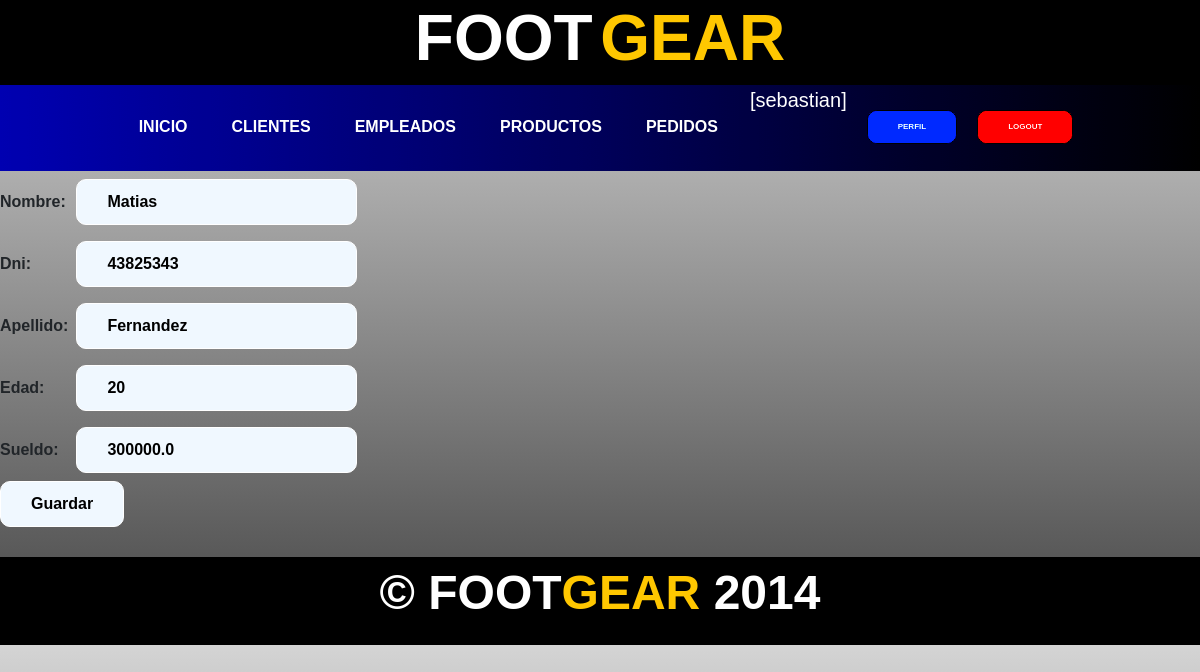
Screenshot of /empleadoUpdate/8/ (signed in) with the database file from the repository.
### aplicacion/models.py (models this page shows, shortened)
class Empleado(models.Model):
    nombre = models.CharField(max_length=50)
    apellido = models.CharField(max_length=50)
    edad = models.IntegerField()
    dni = models.IntegerField(unique=True)
    sueldo = models.FloatField()

### aplicacion/views.py (the view)
# urls.py: path('empleadoUpdate/<id_empleado>/', empleadoUpdate, name="empleado_update"),
@login_required
def empleadoUpdate(request,id_empleado):
    empleado = Empleado.objects.get(id = id_empleado)
    if request.method == "POST":
        miForm = EmpleadoForm(request.POST)
        if miForm.is_valid():
            empleado.nombre = miForm.cleaned_data.get("nombre")
            empleado.apellido = miForm.cleaned_data.get("apellido")
            empleado.edad =  miForm.cleaned_data.get("edad")
            empleado.dni = miForm.cleaned_data.get("dni")
            empleado.sueldo = miForm.cleaned_data.get("sueldo")
            empleado.save()
            return redirect(reverse_lazy('empleados'))
    else:
        miForm = EmpleadoForm(initial={'nombre': empleado.nombre, 'apellido' : empleado.apellido, 'edad' : empleado.edad , 'dni' : empleado.dni , 'sueldo': empleado.sueldo} )
    return render(request,"aplicacion/empleadoForm.html",{"form": miForm})

### aplicacion/forms.py
class EmpleadoForm(forms.Form):
    nombre = forms.CharField(max_length=50,required=True)
    dni = forms.IntegerField(required=True)
    apellido = forms.CharField(max_length=50,required=True)
    edad = forms.IntegerField(required=True)
    sueldo = forms.FloatField(required=True)

### aplicacion/templates/aplicacion/empleadoForm.html (shortened to what this page needs)
{% extends "aplicacion/index.html" %}
{% block contenido %}
<form action="" method="post">
    <table>
        {{ form.as_table }}
    </table>
    <input type="submit" value="Guardar">
</form>
{% endblock contenido %}

### aplicacion/templates/aplicacion/index.html (shortened to what this page needs)
<!DOCTYPE html>
<html lang="en">
    <head>
        {% load static %}
        <link href="https://cdn.jsdelivr.net/npm/bootstrap@5.3.3/dist/css/bootstrap.min.css" rel="stylesheet">
        <link href="{% static 'css/estilos_propios.css' %}" rel="stylesheet"/>
        <link rel="stylesheet" href="https://cdnjs.cloudflare.com/ajax/libs/font-awesome/6.4.0/css/all.min.css">
    </head>
    <body>
        <header>
            <div class="container header_container">
                <h1 class="headline">
                    <span class="white-text">FOOT</span>
                    <span class="orange-text">GEAR</span>
                </h1>
            </div>
            <div class="container navigation">
                <nav>
                    <a href="{% url 'home' %}">INICIO</a>
                    {% if user.is_authenticated %}
                        <a href="{% url 'clientes' %}">CLIENTES</a>
                        <a href="{% url 'empleados' %}">EMPLEADOS</a>
                        <a href="{% url 'productos' %}">PRODUCTOS</a>
                        <a href="{% url 'pedidos' %}">PEDIDOS</a>
                        <div>
                            <p  class="nombre_usuario">[{{user.username}}]</p>
                            <a href="{% url 'agregar_avatar' %}"><img class="avatar" src="{{request.session.avatar}}" height="40px" weight="40px"></a>
                        </div>
                            <form action="{% url 'perfil' %}">
                                <button type="submit" class="btn btn-success logout editar">PERFIL</button>
                            </form>
                        <form action="{% url 'logout' %}" method="post">
                                <button type="submit" class="btn btn-success logout">LOGOUT</button>
                            </form>
                    {% endif %}
                </nav>
            </div>
        </header>
{% block contenido%}{% endblock contenido %}
        <footer>
            <p>&copy; FOOT<span class="orange-text">GEAR</span> 2014</p>
        </footer>
    </body>
</html>

### aplicacion/static/css/estilos_propios.css (style rules this page uses)
* { padding: 0; margin: 0; box-sizing: border-box; }
body { font-family: sans-serif; background-color: #000; background: linear-gradient(#d4d4d4,#454545); }
html { scroll-behavior: smooth; }
h1 { font-size: 2.5em; }
p { font-size: 1.25em; }
button , input,#buy_button { font-size: 1em; font-weight: bold; padding: 10px 30px; border-radius: 10px; border: 1px solid #fff; color: #000; background-color: #fff; }
.container { max-width: 700px; margin: auto; }
header { background-color: rgb(0, 0, 0); flex-wrap: wrap; }
header .container { display: flex; flex-direction: column; justify-content: center; align-items: center; }
header h1 .white-text { color: white; font-weight: bold; margin-right: -10px; }
.orange-text { color: rgb(255, 199, 0); font-weight: bold; }
header nav { display: flex; flex-direction: column; text-align: center; padding-bottom: 2px; }
header div nav a { padding: 5px 12px; text-decoration: none; color: white; font-weight: bolder; }
header .navigation { background-image: linear-gradient(0deg, rgba(0, 0, 0, 0.6), rgba(0, 0, 0, 0.6)), url(../assets/img/75496e55be60c1cbf480d6e76bd11ec4.jpg); filter: saturate(2); background-position: center center; background-repeat: no-repeat; background-size: cover; }
.logout { margin-top: 25px; background-color:rgb(219, 0, 0); color: rgb(255, 255, 255); font-size: 0.5em; font-weight: bold; padding: 10px 30px; border-radius: 10px; border: 1px solid black; }
.nombre_usuario { color: #ffffff; margin-right: 20px; margin-bottom: 10px; }
.editar { margin-right: 20px; background-color:rgb(0, 44, 219); font-size: 0.5em; }
footer { margin-top: 30px; background-color: #000000; display: flex; flex-direction: column; justify-items: center; align-items: center; }
footer p { font-weight: bold; color: white; }
td { padding: 8px; }
input { background-color: aliceblue; color: #000000; }
@media (min-width: 775px) { body { background: linear-gradient(#d4d4d4,#454545); background-position: center center; background-repeat: repeat; background-size: cover; } }
@media (min-width: 775px) { header .container { max-width: none; background: #000; } }
@media (min-width: 775px) { header nav { flex-direction: row; justify-content: space-around; } }
@media (min-width: 775px) { header .navigation { background-image: none; background-color: transparent; background: linear-gradient(to right,rgb(0, 0, 92),black); } }
@media (min-width: 775px) { button,#buy_button { font-size: 2em; } }
@media (min-width: 775px) { footer p { font-size: 3em; } }
@media (min-width: 775px) { header div nav a { padding: 20px 12px; margin-right: 20px; font-size: 1.5em; } }
@media (min-width: 775px) { header h1 { font-size: 4em; } }

### rows the page displays
Empleado: nombre "Matias", dni "43825343", apellido "Fernandez", edad "20", sueldo "300000.0"

### other values shown
{{ user.username }} "sebastian"
